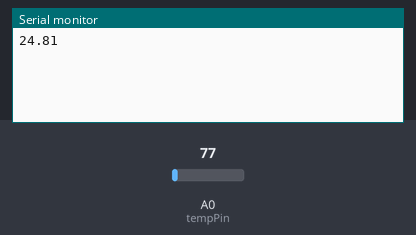
Simulated run of this sketch. Board: ESP8266 (NodeMCU). Shown: the last lines printed to the serial monitor. Inputs (shaded band) come from the test bench; at power-on: A0 (tempPin) = 77. WiFi joins after 1.5 s; servers stay silent unless stated.

Above: at 3.0 s.
3.1 s: A0 (tempPin) set to 92
At 4.4 s:
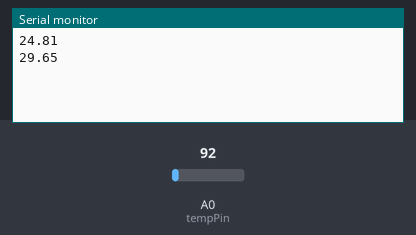
4.6 s: A0 (tempPin) set to 107
At 5.5 s:
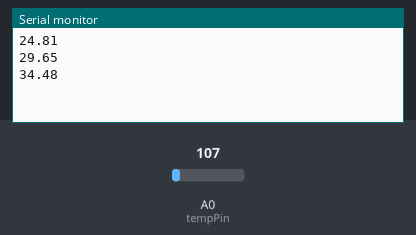
Timing chart, 0 to 7.6 s (numbered marks = the images above; inputs shaded):
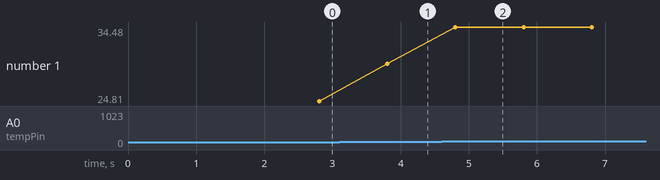

Measured:
- after the input at 3.1 s, the serial monitor: prints a new line after 0.70 s (image 1)
- after the input at 4.6 s, the serial monitor: prints a new line after 0.20 s (image 2)
- plotted number 1: 24.81 → 29.65 after the input at 3.1 s, 29.65 → 34.48 after the input at 4.6 s

The sketch:

temp_blynk.ino
```cpp
#define BLYNK_PRINT Serial    // Comment this out to disable prints and save space
#include <ESP8266WiFi.h>
#include <BlynkSimpleEsp8266.h>
#include <SimpleTimer.h>


// You should get Auth Token in the Blynk App.
// Go to the Project Settings (nut icon).
char auth[] = "6b628808070242d1a95d5ac4c81361b1"; //Enter the Auth code which was send by Blink

// Your WiFi credentials.
// Set password to "" for open networks.
char ssid[] = "Realme 1";  //Enter your WIFI Name
char pass[] = "23456789";  //Enter your WIFI Password
int val;
int tempPin = A0;

SimpleTimer timer;

// This function sends Arduino's up time every second to Virtual Pin (5).
// In the app, Widget's reading frequency should be set to PUSH. This means
// that you define how often to send data to Blynk App.
void sendSensor()
{
   val = analogRead(tempPin);
  float mv = ( val/1024.0)*3300;
  float t= mv /10;
  Serial.println(t);
  delay(1000);

   // or dht.readTemperature(true) for Fahrenheit

  if (isnan(t)) {
    Serial.println("Failed to read from TEMP sensor!");
    return;
  }
  // You can send any value at any time.
  // Please don't send more that 10 values per second.
  //V5 is for Humidity
   Blynk.virtualWrite(V6, t);  //V6 is for Temperature
}

void setup()
{
  Serial.begin(9600); // See the connection status in Serial Monitor
  Blynk.begin(auth, ssid, pass);


  // Setup a function to be called every second
  timer.setInterval(1000L, sendSensor);
}

void loop()
{
  Blynk.run(); // Initiates Blynk
  timer.run(); // Initiates SimpleTimer
}
```
